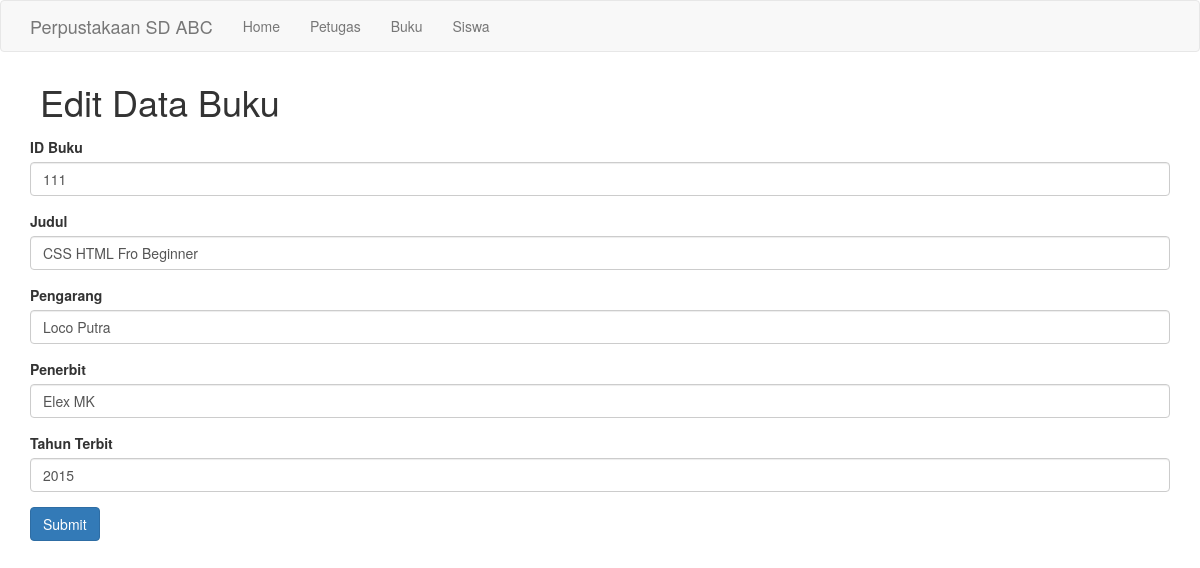
The app's page /buku/edit_buku.php?id_buku=111 with its own data.
### tables this page shows
CREATE TABLE `buku` (
  `id_buku` int(11) NOT NULL,
  `judul` varchar(255) NOT NULL,
  `pengarang` varchar(255) NOT NULL,
  `penerbit` varchar(255) NOT NULL,
  `tahun_terbit` int(4) NOT NULL
);

### buku/edit_buku.php (the view, shortened to what this page needs)
<?php
    require('../config/db.php');
    $id = mysqli_real_escape_string($conn, $_GET['id_buku']);
    $query = 'SELECT * FROM buku WHERE id_buku = '.$id;
    $result = mysqli_query($conn, $query);
    $data = mysqli_fetch_assoc($result);
?>
<?php include('../inc/header.php'); ?>
    <div class="container">
        <h1 style="margin: 10px 10px 15px;">Edit Data Buku</h1>
        <form method="POST" action="<?php $_SERVER['PHP_SELF']; ?>">
            <div class="form-group">
                <label>ID Buku</label>
                <input type="text" name="id" class="form-control" value="<?php echo $data['id_buku']; ?>">
            </div>
            <div class="form-group">
                <label>Judul</label>
                <input type="text" name="judul" class="form-control" value="<?php echo $data['judul']; ?>">
            </div>
            <div class="form-group">
                <label>Pengarang</label>
                <input type="text" name="pengarang" class="form-control" value="<?php echo $data['pengarang']; ?>">
            </div>
            <div class="form-group">
                <label>Penerbit</label>
                <input type="text" name="penerbit" class="form-control" value="<?php echo $data['penerbit']; ?>">
            </div>
            <div class="form-group">
                <label>Tahun Terbit</label>
                <input type="text" name="tahun_terbit" class="form-control" value="<?php echo $data['tahun_terbit']; ?>">
            </div>
            <input type="submit" name="submit" value="Submit" class="btn btn-primary">
        </form>
    </div>
<?php include('../inc/footer.php'); ?>

### records on screen
buku: id "111", judul "CSS HTML Fro Beginner", pengarang "Loco Putra", penerbit "Elex MK", tahun_terbit "2015"
